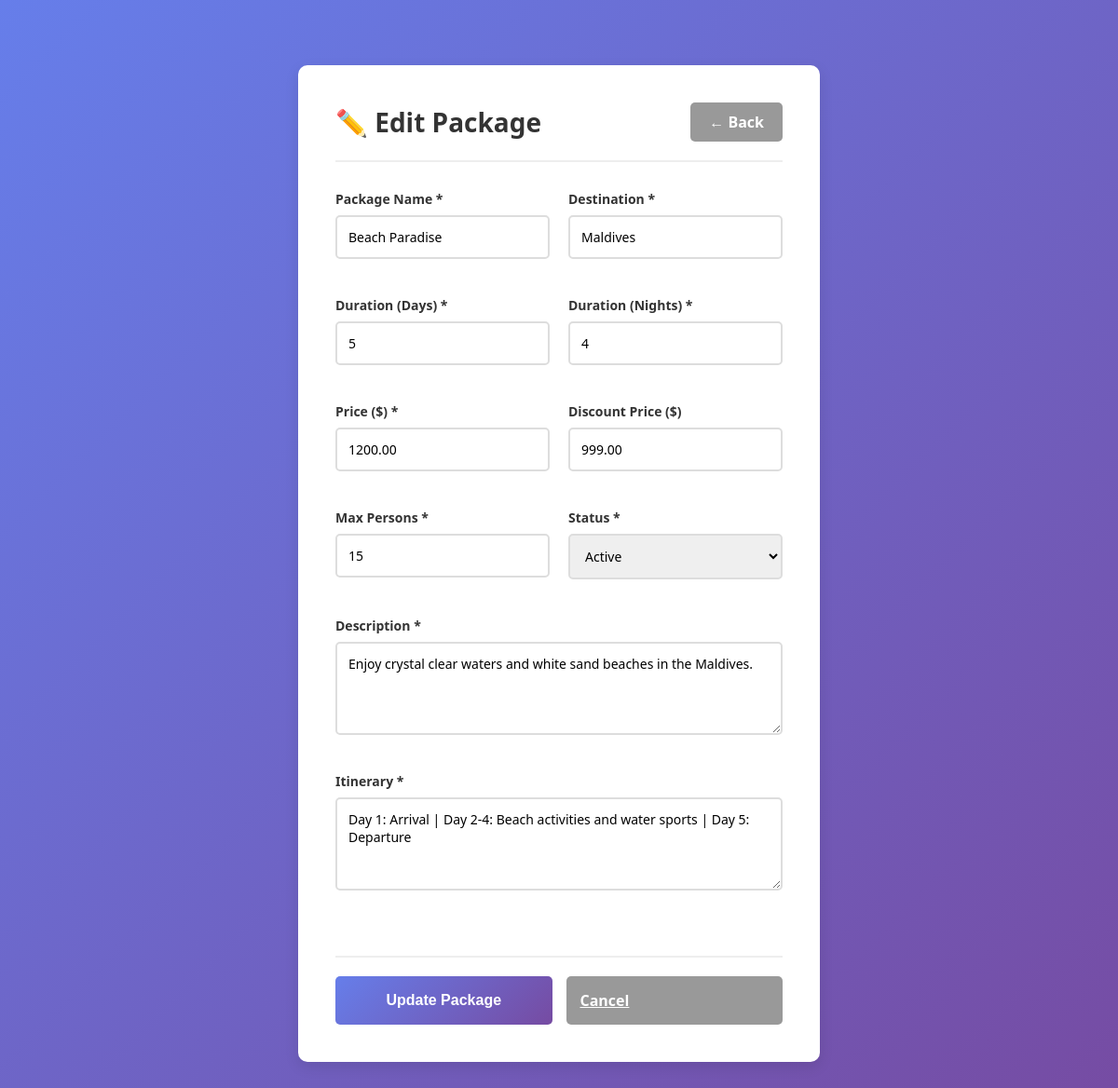
/admin/edit_package.php?id=1 (signed in), run on the app's committed database.
### tables this page shows
CREATE TABLE IF NOT EXISTS packages (
    id INT AUTO_INCREMENT PRIMARY KEY,
    package_name VARCHAR(150) NOT NULL,
    destination VARCHAR(100) NOT NULL,
    duration_days INT NOT NULL,
    duration_nights INT NOT NULL,
    price DECIMAL(10, 2) NOT NULL,
    discount_price DECIMAL(10, 2),
    description LONGTEXT,
    itinerary LONGTEXT,
    image_url VARCHAR(500),
    max_persons INT DEFAULT 10,
    persons_booked INT DEFAULT 0,
    status ENUM('active', 'inactive') DEFAULT 'active',
    created_at TIMESTAMP DEFAULT CURRENT_TIMESTAMP,
    updated_at TIMESTAMP DEFAULT CURRENT_TIMESTAMP ON UPDATE CURRENT_TIMESTAMP,
    INDEX idx_status (status),
    INDEX idx_destination (destination)
);

### admin/edit_package.php (the view, shortened to what this page needs)
<?php
require_once '../includes/db_config.php';
$package_id = isset($_GET['id']) ? intval($_GET['id']) : 0;
$stmt = $conn->prepare("SELECT * FROM packages WHERE id = ?");
$stmt->bind_param("i", $package_id);
$stmt->execute();
$result = $stmt->get_result();
$package = $result->fetch_assoc();
?>
<!DOCTYPE html>
<html lang="en">
<head>
    <link rel="stylesheet" href="../css/style.css">
</head>
<body>
    <div class="form-container">
        <div class="form-card">
            <div class="form-header">
                <h1>✏️ Edit Package</h1>
                <a href="dashboard.php" class="btn-back">← Back</a>
            </div>
            <form id="editPackageForm" method="POST" action="../includes/edit_package.php">
                <div class="form-row">
                    <div class="form-group">
                        <label for="package_name">Package Name *</label>
                        <input type="text" id="package_name" name="package_name" required maxlength="150"
                               value="<?php echo htmlspecialchars($package['package_name']); ?>">
                    </div>
                    <div class="form-group">
                        <label for="destination">Destination *</label>
                        <input type="text" id="destination" name="destination" required maxlength="100"
                               value="<?php echo htmlspecialchars($package['destination']); ?>">
                    </div>
                </div>
                <div class="form-row">
                    <div class="form-group">
                        <label for="duration_days">Duration (Days) *</label>
                        <input type="number" id="duration_days" name="duration_days" required min="1" max="365"
                               value="<?php echo $package['duration_days']; ?>">
                    </div>
                    <div class="form-group">
                        <label for="duration_nights">Duration (Nights) *</label>
                        <input type="number" id="duration_nights" name="duration_nights" required min="0" max="365"
                               value="<?php echo $package['duration_nights']; ?>">
                    </div>
                </div>
                <div class="form-row">
                    <div class="form-group">
                        <label for="price">Price ($) *</label>
                        <input type="number" id="price" name="price" required min="0" step="0.01"
                               value="<?php echo $package['price']; ?>">
                    </div>
                    <div class="form-group">
                        <label for="discount_price">Discount Price ($)</label>
                        <input type="number" id="discount_price" name="discount_price" min="0" step="0.01"
                               value="<?php echo $package['discount_price'] ?? ''; ?>">
                    </div>
                </div>
                <div class="form-row">
                    <div class="form-group">
                        <label for="max_persons">Max Persons *</label>
                        <input type="number" id="max_persons" name="max_persons" required min="1" max="1000"
                               value="<?php echo $package['max_persons']; ?>">
                    </div>
                    <div class="form-group">
                        <label for="status">Status *</label>
                        <select id="status" name="status" required>
                            <option value="active" <?php echo $package['status'] === 'active' ? 'selected' : ''; ?>>Active</option>
                        </select>
                    </div>
                </div>
                <div class="form-row full">
                    <div class="form-group">
                        <label for="description">Description *</label>
                        <textarea id="description" name="description" required maxlength="1000"><?php echo htmlspecialchars($package['description']); ?></textarea>
                    </div>
                </div>
                <div class="form-row full">
                    <div class="form-group">
                        <label for="itinerary">Itinerary *</label>
                        <textarea id="itinerary" name="itinerary" required maxlength="2000"><?php echo htmlspecialchars($package['itinerary']); ?></textarea>
                    </div>
                </div>
                <div class="button-group">
                    <button type="submit" class="btn-submit">Update Package</button>
                    <a href="dashboard.php" class="btn-cancel">Cancel</a>
                </div>
            </form>
        </div>
    </div>
</body>
</html>

### css/style.css (style rules this page uses)
* { margin: 0; padding: 0; box-sizing: border-box; }
body { font-family: 'Segoe UI', Tahoma, Geneva, Verdana, sans-serif; background: linear-gradient(135deg, #667eea 0%, #764ba2 100%); min-height: 100vh; display: flex; justify-content: center; align-items: center; padding: 20px; }
h1 { color: #667eea; text-align: center; font-size: 28px; margin-bottom: 10px; }
form { display: flex; flex-direction: column; }
.form-group { margin-bottom: 20px; }
label { display: block; margin-bottom: 8px; color: #333; font-weight: 500; font-size: 14px; }
input[type="text"], input[type="email"], input[type="password"], input[type="tel"] { width: 100%; padding: 12px; border: 2px solid #ddd; border-radius: 5px; font-size: 14px; transition: border-color 0.3s; font-family: inherit; }

### admin/edit_package.php (style rules this page uses)
body { background-color: #f5f5f5; }
.form-container { max-width: 800px; margin: 30px auto; padding: 20px; }
.form-card { background: white; padding: 40px; border-radius: 10px; box-shadow: 0 5px 15px rgba(0, 0, 0, 0.1); }
.form-header { display: flex; justify-content: space-between; align-items: center; margin-bottom: 30px; padding-bottom: 20px; border-bottom: 2px solid #eee; }
.form-header h1 { color: #333; margin: 0; font-size: 28px; }
.btn-back { padding: 10px 20px; background: #999; color: white; border: none; border-radius: 5px; cursor: pointer; text-decoration: none; font-weight: 600; }
.form-row { display: grid; grid-template-columns: 1fr 1fr; gap: 20px; margin-bottom: 20px; }
.form-row.full { grid-template-columns: 1fr; }
.form-group { display: flex; flex-direction: column; }
label { font-weight: 600; color: #333; margin-bottom: 8px; font-size: 14px; }
input[type="text"], input[type="number"], textarea, select { padding: 12px; border: 2px solid #ddd; border-radius: 5px; font-size: 14px; font-family: inherit; transition: border-color 0.3s; }
textarea { resize: vertical; min-height: 100px; }
.button-group { display: flex; gap: 15px; margin-top: 30px; padding-top: 20px; border-top: 2px solid #eee; }
.btn-submit { flex: 1; padding: 15px; background: linear-gradient(135deg, #667eea 0%, #764ba2 100%); color: white; border: none; border-radius: 5px; font-weight: 600; font-size: 16px; cursor: pointer; transition: all 0.3s; }
.btn-cancel { flex: 1; padding: 15px; background: #999; color: white; border: none; border-radius: 5px; font-weight: 600; font-size: 16px; cursor: pointer; }

### data on the page
packages: package_name "Beach Paradise", destination "Maldives", duration_days "5", duration_nights "4", price "1200.00", discount_price "999.00", max_persons "15", status "Active", description "Enjoy crystal clear waters and white sand beaches in the Maldives.", itinerary "Day 1: Arrival | Day 2-4: Beach activities and water sports | Day 5: Departure"
